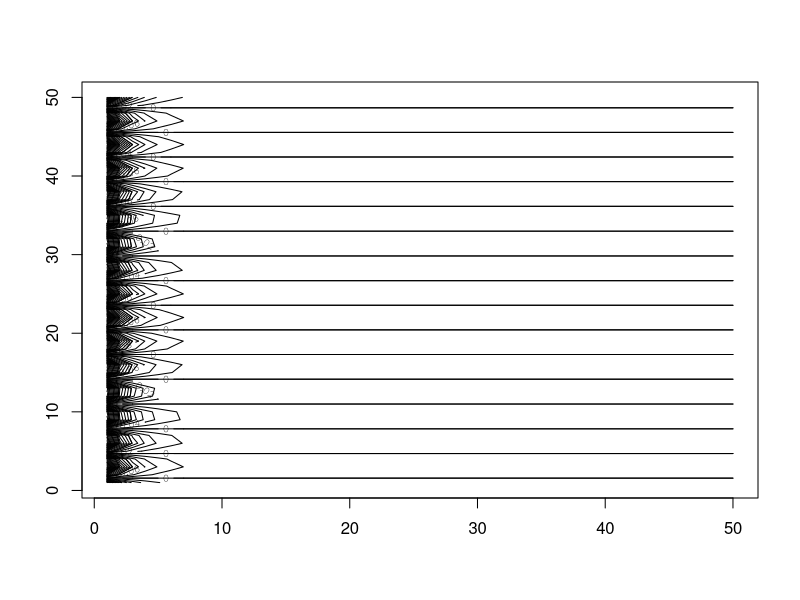
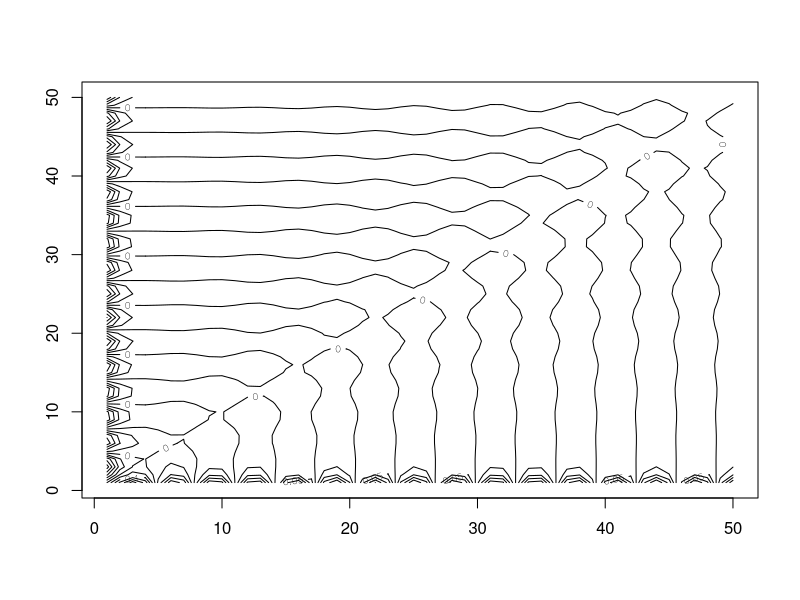
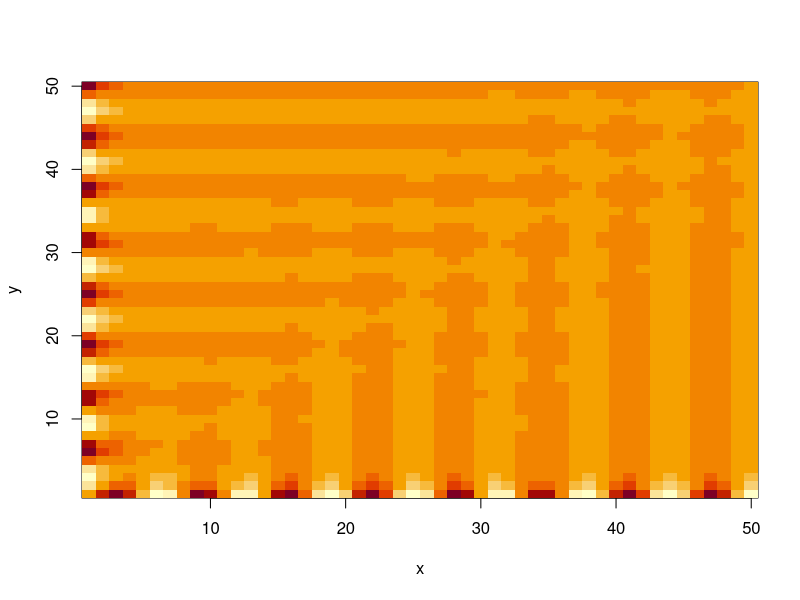
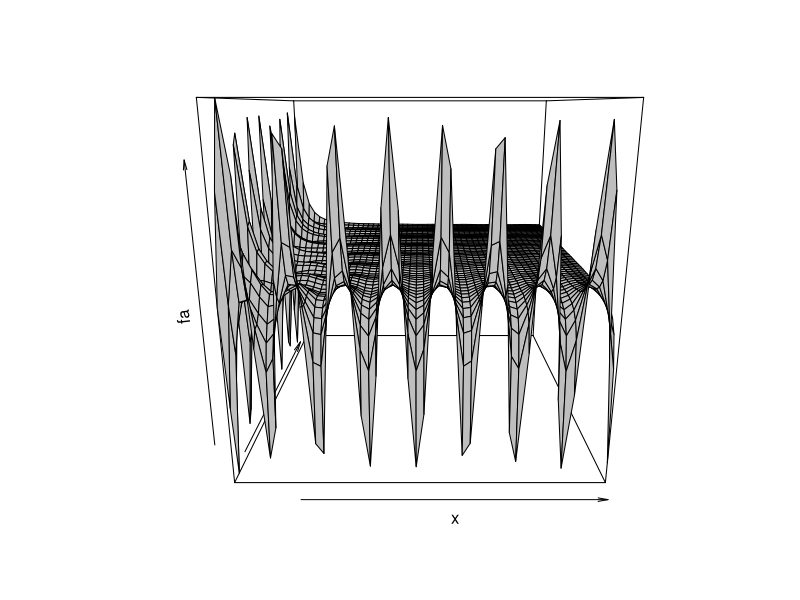
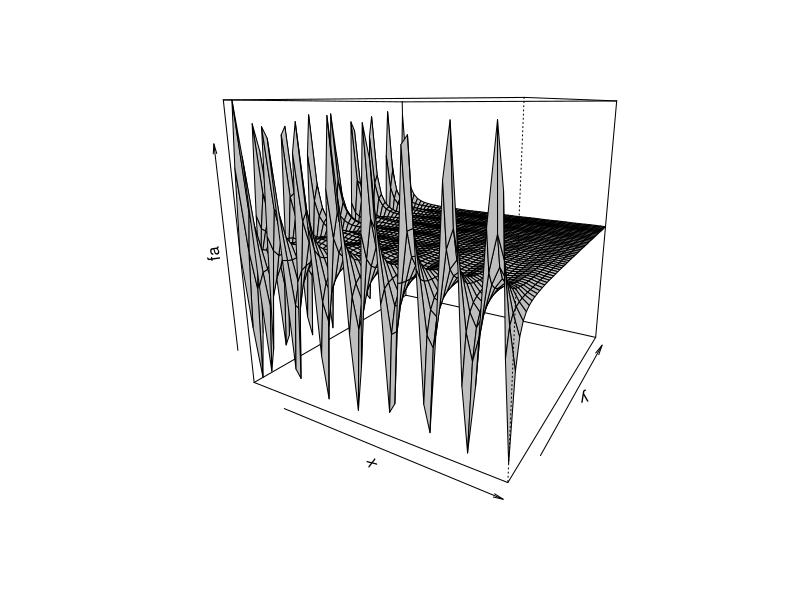
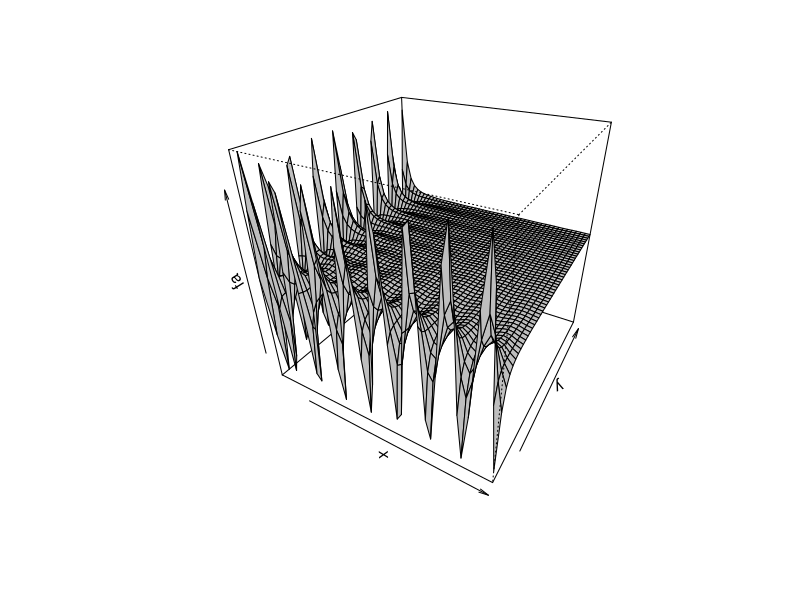
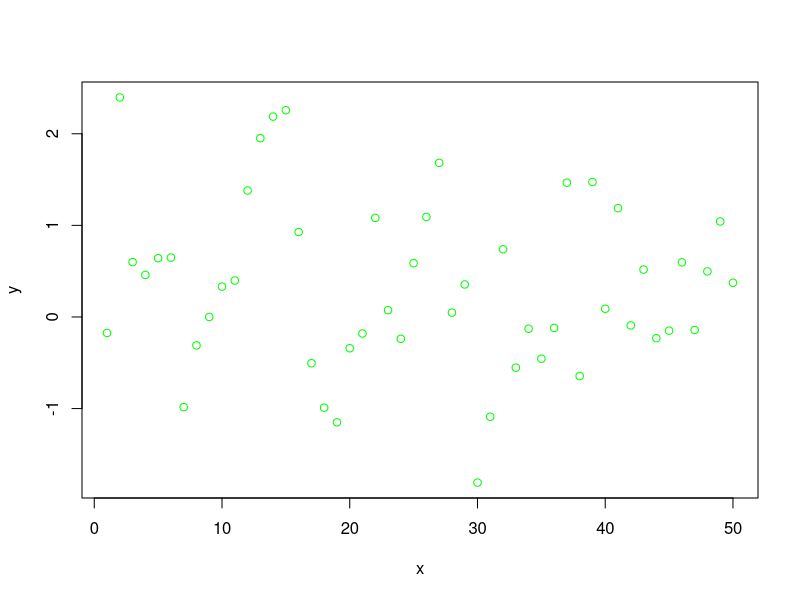

Write R code to recreate these figures, in order.
x <- c(1:50)
y <- rnorm (50)
getwd () #Gets the current working directory. Use setwd () to change working directory.
pdf ("Figure.pdf")    ##Creates Figure.pdf in the working directory. Can use jpeg ()
plot (x, y, col="green")
dev.off ()   ## Indicates that the plot is complete.

##More Plots##
y <- x
z <- outer (x, y, function (x, y) cos(y)/(1+x^2))
contour (x, y, z)
contour (x, y, z, nlevels = 45, add = T)
fa <- (z-t(z))/2
contour (x, y, fa, nlevels = 15)
image (x, y, fa)  ##Similar to contour, but colour coded. Also called Heatmap.
persp (x, y, fa, col="grey") ## 3D graph
persp (x, y, fa, theta = 30, col="grey")
persp (x, y, fa, theta = 30, phi = 30, col="grey")

a=matrix(data=c(1:9), nrow=3, ncol=3)  ##Creates a matrix.
a ##Note that data got saved by column.
b=matrix(data=c(1:9), nrow=3, ncol=3, byrow=TRUE)  ##Creates a matrix.
b ##Note that data got saved by row.
sqrt(a) ##Operations on matrix.
a*b ##Element by element multiplication.
dim (b) ##Diamension of b.

##Standard normal random variables
set.seed(1000) ##Sets seed to create same set of random variables. Takes an arbitary integer input.
norm_var1= rnorm(50) ##Creates a standard normal random variables with a mean 0 and sd 1.
norm_var2= norm_var1+rnorm(50, mean=50, sd=.1)
cor(norm_var1, norm_var2) ##Computes the correlation between two variables.
mean(norm_var2)
var(norm_var2) ##Variance.
sqrt(var(norm_var2))
sd(norm_var2) ##Standard Deviation

c=seq(1,10) ##Creates a sequence of integers between(including) 1 and 10.
c= 1:10 ##Same as above
d=seq (3, 30, length=10)
d=seq (-pi, pi, length=50)


ls() ##Lists all objects such as data and function that we have saved so far.
rm(fa) ##Removes rm.
rm (list=ls()) ##Removes all objects.
